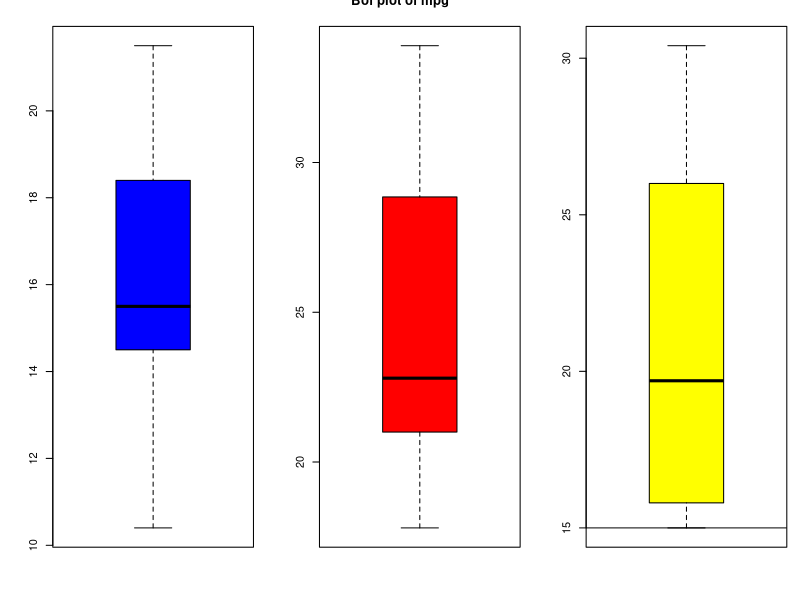
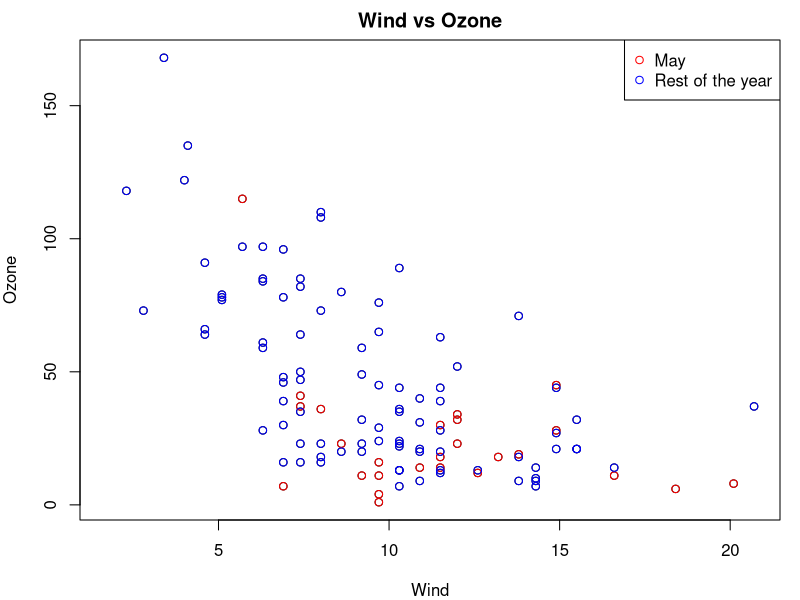

These charts were generated, in order, by the following R code:
# Plot practise
## Base plotting
library(datasets)
par(mfrow=c(1,3),mar=c(4,4,2,1))# par function sets graphical parameters ; mar sets the margins starting from the

boxplot(subset(mtcars$mpg,mtcars$gear==3),col = "blue")
boxplot(subset(mtcars$mpg,mtcars$gear==4),col="red")
boxplot(subset(mtcars$mpg,mtcars$gear==5),col="yellow")
abline(h=15) # drawing a horizontal like */
title(main = "Bof plot of mpg",sub = "test",ylab = "miles per gallon", outer = T)
mtext("overall tiltle here",outer = TRUE)
#dev.copy2pdf(device=dev.cur(),file="firstplot.pdf")
#dev.off() # closes the previous plot device


#frame()
with(airquality,{
  #plot.new() 
  par(mfrow=c(1,1))
  plot(Wind,Ozone,main="Wind vs Ozone")
  with(subset(airquality,Month==5),points(Wind,Ozone,col="red"))
  with(subset(airquality,Month!=5),points(Wind,Ozone,col="blue"))
  legend("topright",pch=1,col=c("red","blue"),legend=c("May","Rest of the year"))
  #dev.copy2pdf(pdf,"firstplot.pdf")
  #dev.off()
})
